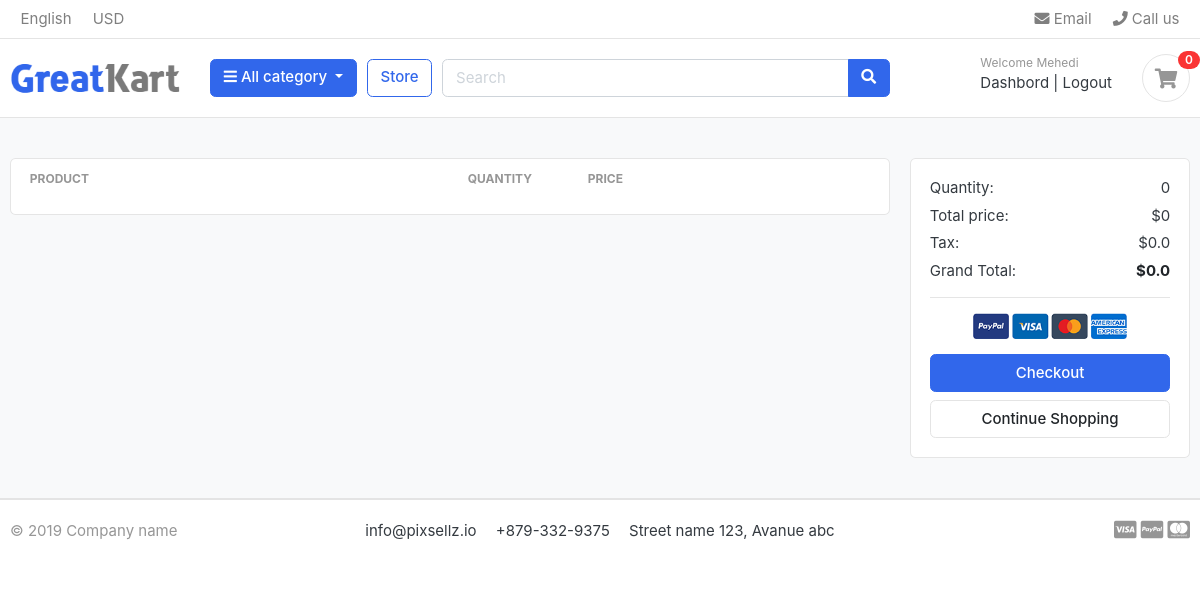
/cart/ (signed in), run on an earlier commit of the app's database.
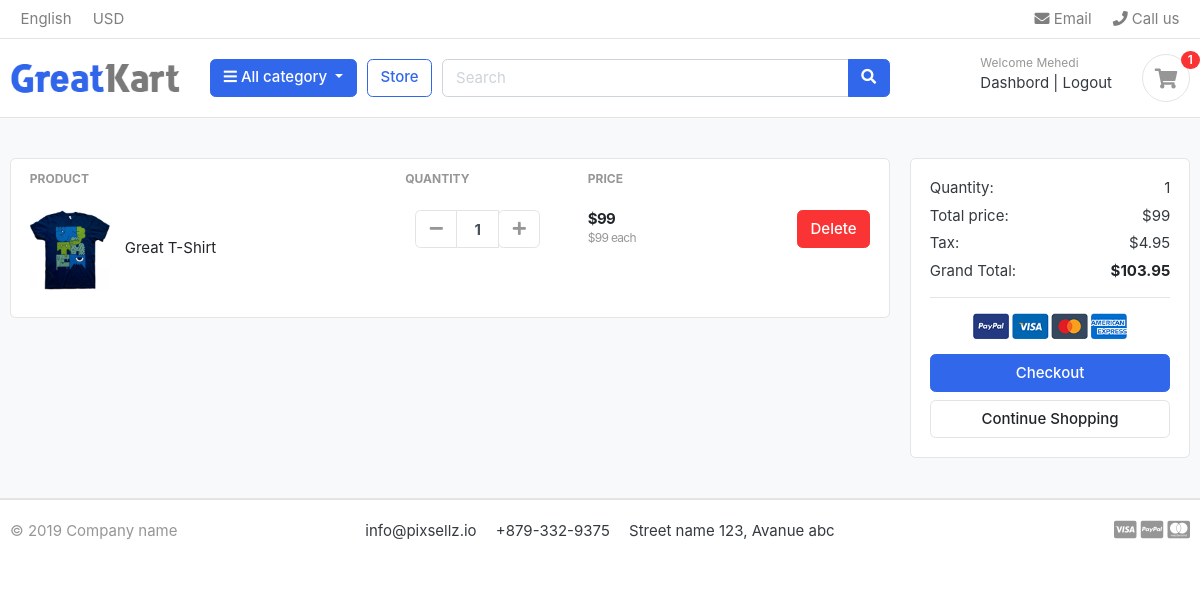
And on a later commit of the database.
### carts/models.py (models this page shows, shortened)
class Cart_Item(models.Model):
    product = models.ForeignKey(Products, on_delete=models.CASCADE)
    cart = models.ForeignKey(
        Cart, related_name='cart_items', on_delete=models.CASCADE, null=True)
    quantity = models.IntegerField()
    variation = models.ManyToManyField(Variation, blank=True)
    is_active = models.BooleanField(default=True)
    user = models.ForeignKey(Accounts, on_delete=models.CASCADE, null=True)
    class Meta:
        ordering = ['-product']
        verbose_name = 'cart item'
        verbose_name_plural = 'cart items'

### store/models.py (models this page shows, shortened)
class Products(models.Model):
    product_name = models.CharField(max_length=200, unique=True)
    slug = models.SlugField(max_length=200, unique=True)
    description = models.TextField(max_length=500, blank=True)
    price = models.IntegerField()
    images = models.ImageField(upload_to="photos/products")
    stock = models.IntegerField()
    is_available = models.BooleanField(default=True)
    category = models.ForeignKey(Category, on_delete=models.CASCADE)
    created_date = models.DateTimeField(auto_now_add=True)
    modified_date = models.DateTimeField(auto_now=True)
    class Meta:
        verbose_name = 'product'
        verbose_name_plural = 'products'
    def get_absolute_url(self):
        return reverse('product_details', args=[self.category.slug, self.slug])

### carts/views.py (the view)
# urls.py: path('', CartView, name='cart'),
def CartView(request):
    total = 0
    quantity = 0
    tax = 0
    grand_total = 0
    cart_items = {}
    try:
        if request.user.is_authenticated:
            cart_items = Cart_Item.objects.filter(user=request.user)
        else:
            cart = Cart.objects.get(cart_id=_get_cart_id(request))
            cart_items = cart.cart_items.all()
        for item in cart_items:
            total += (item.product.price * item.quantity)
            quantity += item.quantity
    except ObjectDoesNotExist:
        pass
    tax = (5*total)/100
    grand_total = tax + total
    context = {
        'total': total,
        'quantity': quantity,
        'cart_items': cart_items,
        'tax': tax,
        'grand_total': grand_total
    }
    return render(request, "cart.html", context)

### category/models.py (called while the page is built)
    def get_absolute_url(self):
        return reverse('product_by_category', args=[self.slug])

### context/cart.py (called while the page is built)
def cart_items_count(request):
    try:
        if request.user.is_authenticated:
            return dict(cart_items_count=Cart_Item.objects.filter(user=request.user).count())
        else:
            cart = Cart.objects.get(cart_id=_get_cart_id(request))
            return dict(cart_items_count=cart.cart_items.count())
    except ObjectDoesNotExist:
        return dict(cart_items_count=0)

### context/category.py (called while the page is built)
def category_link(request):
    links = Category.objects.all()
    return dict(links=links)

### templates/cart.html (shortened to what the changed rows need)
{% extends 'base.html' %} {% block content %} {% load static %}
<section class="section-content padding-y bg">
    <div class="container">
        <div class="row">
            <aside class="col-lg-9">
                <div class="card">
                    <table class="table table-borderless table-shopping-cart">
                        <thead class="text-muted">
                            <tr class="small text-uppercase">
                                <th scope="col">Product</th>
                                <th scope="col" width="120">Quantity</th>
                                <th scope="col" width="120">Price</th>
                                <th
                                    scope="col"
                                    class="text-right"
                                    width="200"
                                ></th>
                            </tr>
                        </thead>
                        <tbody>
                            {% for item in cart_items %}
                            <tr>
                                <td>
                                    <figure class="itemside align-items-center">
                                        <div class="aside">
                                            <img
                                                src="{{ item.product.images.url }}"
                                                class="img-sm"
                                            />
                                        </div>
                                        <figcaption class="info">
                                            <a href="{{ item.product.get_absolute_url }}" class="title text-dark"
                                                >{{ item.product.product_name }}</a
                                            >
                                        </figcaption>
                                    </figure>
                                </td>
                                <td>
                                    <div class="col">
                                        <div class="input-group input-spinner">
                                            <div class="input-group-prepend">
                                                <a
                                                    class="btn btn-light"
                                                    href="{% url 'remove_to_cart' item.product.id item.id %}"
                                                    id="button-plus"
                                                >
                                                    <i class="fa fa-minus"></i>
                                                </a>
                                            </div>
                                            <input
                                                type="text"
                                                class="form-control"
                                                value="{{ item.quantity }}"
                                            />
                                            <div class="input-group-append">
                                                <form action="{% url 'add_to_cart' item.product.id %}" method="POST">
                                                    <button
                                                        type="submit"
                                                        class="btn btn-light"
                                                        id="button-minus"
                                                    >
                                                        <i class="fa fa-plus"></i>
                                                    </button>
                                                </form>
                                            </div>
                                        </div>
                                    </div>
                                </td>
                                <td>
                                    <div class="price-wrap">
                                        <var class="price">${% widthratio item.product.price 1 item.quantity %}</var>
                                        <small class="text-muted">
                                            ${{ item.product.price }} each
                                        </small>
                                    </div>
                                </td>
                                <td class="text-right">
                                    <a href="{% url 'delete_to_cart' item.id %}" class="btn btn-danger">
                                        Delete</a
                                    >
                                </td>
                            </tr>
                            {% endfor %}
                        </tbody>
                    </table>
                </div>
            </aside>
            <aside class="col-lg-3">
                <div class="card">
                    <div class="card-body">
                        <dl class="dlist-align">
                            <dt>Quantity:</dt>
                            <dd class="text-right">{{ quantity }}</dd>
                        </dl>
                        <dl class="dlist-align">
                            <dt>Total price:</dt>
                            <dd class="text-right">${{ total }}</dd>
                        </dl>
                        <dl class="dlist-align">
                            <dt>Tax:</dt>
                            <dd class="text-right">${{ tax }}</dd>
                        </dl>
                        <dl class="dlist-align">
                            <dd class="text-right text-dark b">
                                <strong>${{ grand_total }}</strong>
                            </dd>
                        </dl>
                    </div>
                </div>
            </aside>
        </div>
    </div>
</section>
{% endblock %}

### templates/base.html (shortened to what the changed rows need)
<!DOCTYPE html>
{% load static %}
<html lang="en">
    <head>
        <link
            href="{% static 'css/bootstrap.css' %}"
            rel="stylesheet"
            type="text/css"
        />
        <link
            href="{% static 'fonts/fontawesome/css/all.min.css' %}"
            type="text/css"
            rel="stylesheet"
        />
        <link
            href="{% static 'css/ui.css' %}"
            rel="stylesheet"
            type="text/css"
        />
        <link
            href="{% static 'css/responsive.css' %}"
            rel="stylesheet"
            media="only screen and (max-width: 1200px)"
        />
    </head>
    <body>
        <header class="section-header">
            <section class="header-main border-bottom">
                <div class="container">
                    <div class="row align-items-center">
                        <div class="col-lg-3 col-sm-6 col-8 order-2 order-lg-3">
                            <div
                                class="d-flex justify-content-end mb-3 mb-lg-0"
                            >
                                <a
                                    href="{% url 'cart' %}"
                                    class="widget-header pl-3 ml-3"
                                >
                                    <div
                                        class="
                                            icon icon-sm
                                            rounded-circle
                                            border
                                        "
                                    >
                                        <i class="fa fa-shopping-cart"></i>
                                    </div>
                                    <span
                                        class="
                                            badge badge-pill badge-danger
                                            notify
                                        "
                                        >{{ cart_items_count }}</span
                                    >
                                </a>
                            </div>
                        </div>
                    </div>
                </div>
            </section>
        </header>
        {% block content %} {% endblock %}
    </body>
</html>

What changed in the data, as far as the page shows it:
added Cart_Item: product.images (picture), product.product_name "Great T-Shirt", quantity "1", product+quantity "99", product.price "99"
Also different on the page:
{{ cart_items_count }}: "0" → "1"
{{ quantity }}: "0" → "1"
{{ total }}: "0" → "99"
{{ tax }}: "0.0" → "4.95"
{{ grand_total }}: "0.0" → "103.95"
